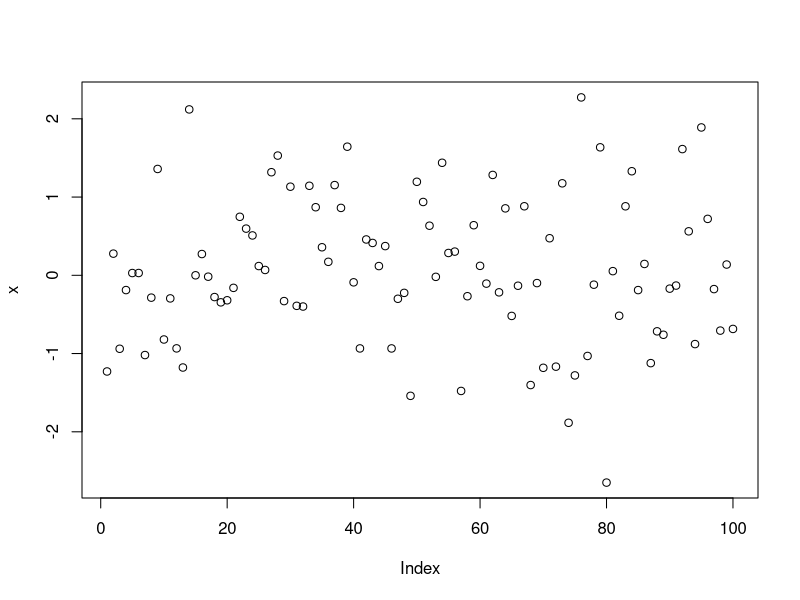

The R script that drew this image: (Note: this script raises an error after producing the figure.)
## ---- chunk 1
10^2 + 26
## ---- chunk 2
a <- 4
a
## ---- chunk 3
a*5
## ---- chunk 4
a
## ---- chunk 5
a <- a + 10
a
## ---- chunk 6
rm(list=ls())
## ---- chunk 7
b=c(3,4,5)
b
## ---- chunk 8
(3+4+5)/3
## ---- chunk 9
mean(x=b)
## ---- chunk 10
mean(b)
## ---- chunk 11
# rnorm() は、ランダム分布からランダムサンプルを生成する関数です。

x <- rnorm(100)

# plot() をチャート化する基本的な関数です。

plot(x)
## ---- chunk 12
m <- "apples"
m
## ---- chunk 13
n <- pears
## ---- chunk 14
m + 2
## ---- chunk 15
date1 <- strptime(c("20100225230000", "20100226000000", "20100226010000"), format="%Y%m%d%H%M%S")
date1
## ---- chunk 16
# lubridateパッケージをインストールしていない場合は、以下の行のコメントを外して実行してください。

# install.packages("lubridate")

library(lubridate)

date1 <- ymd_hms(c("20100225230000", "20100226000000", "20100226010000"))
## ---- chunk 17
sample_df <- data.frame(id=c(1001,1002,1003,1004), name=c("Steve", "Pam", "Jim", "Dwight"), age=c(26, 65, 15, 7), race=c("White", "Black", "White", "Hispanic"))
sample_df$race <- factor(sample_df$race)
sample_df$id <- factor(sample_df$id)
sample_df$name <- as.character(sample_df$name)
## ---- chunk 18
str(sample_df)
## ---- chunk 19
levels(sample_df$race)
## ---- chunk 20
summary(sample_df$race)
## ---- chunk 21
sample_df$race
as.character(sample_df$race)
## ---- chunk 22
sample_df$name
factor(sample_df$name)
## ---- chunk 23
sample_df$id
as.numeric(sample_df$id)
## ---- chunk 24
sample_df$id
as.numeric(as.character(sample_df$id))
## ---- chunk 25
percent_change <- function(first_number, second_number) {
  pc <- (second_number-first_number)/first_number*100
  return(pc)
}

percent_change(100,150)
## ---- chunk 26
percent_change("what", "happens")
